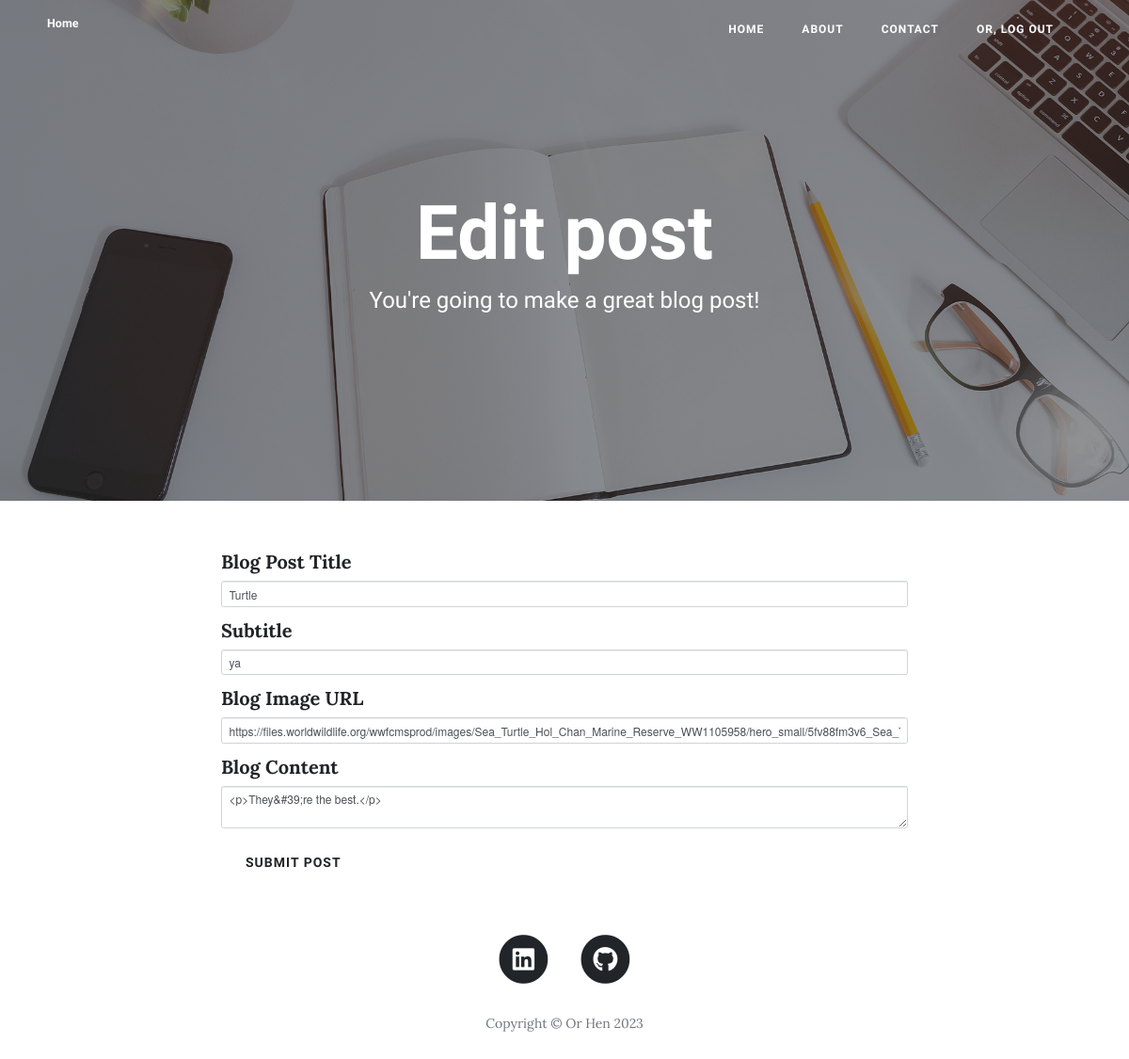
Page /edit-post/1 (signed in) on the earlier database version.
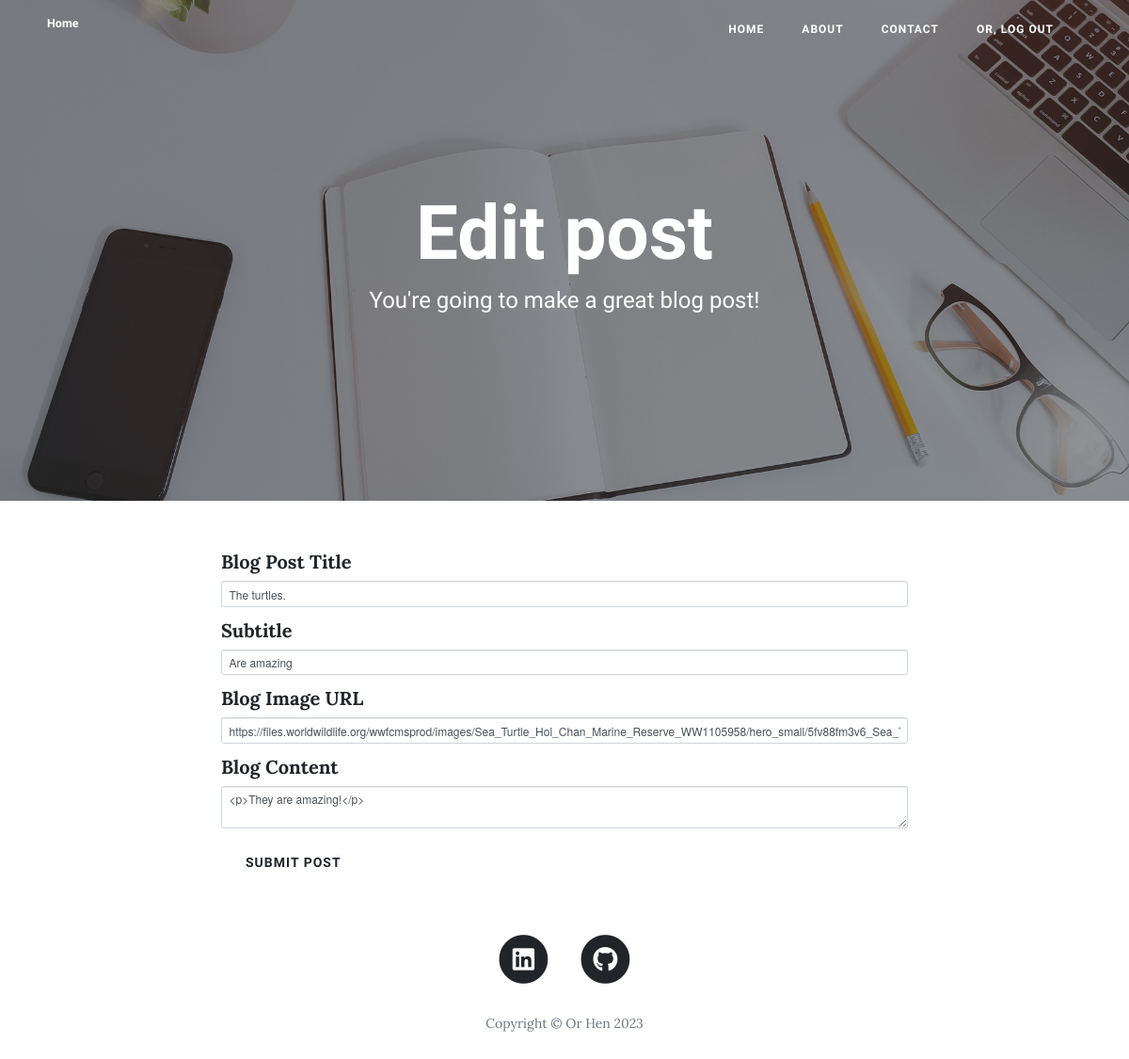
Same page on the later database version.
### main.py (models this page shows, shortened)
class User(UserMixin, db.Model):
    __tablename__ = "users"
    id = db.Column(db.Integer, primary_key=True)
    name = db.Column(db.String(100), nullable=False)
    email = db.Column(db.String(100), unique=True, nullable=False)
    password = db.Column(db.String(100), nullable=False)
    posts = relationship("BlogPost", back_populates="author")
    comments = relationship("Comment", back_populates="comment_author")

class BlogPost(db.Model):
    __tablename__ = "blog_posts"
    id = db.Column(db.Integer, primary_key=True)
    author_id = db.Column(db.Integer, db.ForeignKey("users.id"))
    author = relationship("User", back_populates="posts")
    title = db.Column(db.String(250), unique=True, nullable=False)
    subtitle = db.Column(db.String(250), nullable=False)
    date = db.Column(db.String(30), nullable=False)
    body = db.Column(db.Text, nullable=False)
    img_url = db.Column(db.String(250), nullable=False)
    comments = relationship("Comment", back_populates="parent_post")

### main.py (the view)
@app.route('/edit-post/<int:post_id>', methods=["GET", "POST"])
@admin_only
def edit_post(post_id):
    post = db.session.get(BlogPost, post_id)
    edit_form = CreatePostForm(obj=post)
    if edit_form.validate_on_submit():
        edit_form.populate_obj(post)
        db.session.commit()
        return redirect(url_for('show_post', index=post.id))
    return render_template('make-post.html', form=edit_form, is_edit=True)

### forms.py
class CreatePostForm(FlaskForm):
    title = StringField("Blog Post Title", validators=[DataRequired()])
    subtitle = StringField("Subtitle", validators=[DataRequired()])
    img_url = StringField("Blog Image URL", validators=[DataRequired(), URL()])
    body = CKEditorField("Blog Content", validators=[DataRequired()])
    submit = SubmitField("Submit Post")

### main.py (called while the page is built)
@login_manager.user_loader
def user_loader(user_id):
    return User.query.get(int(user_id))

def admin_only(f):
    @wraps(f)
    def decorated_function(*args, **kwargs):
        if not current_user.is_authenticated or current_user.id != 1:
            return abort(403)
        return f(*args, **kwargs)
    return decorated_function

### templates/make-post.html (shortened to what this page needs)
{% extends 'bootstrap/base.html' %}
{% import "bootstrap/wtf.html" as wtf %}
{% block content %}
{% include "header.html" %}
<header class="masthead" style="background-image: url('{{ url_for('static', filename='img/edit-bg.jpg')}}')">
   <div class="overlay"></div>
   <div class="container">
      <div class="row">
         <div class="col-lg-8 col-md-10 mx-auto">
            <div class="page-heading">
               {% if is_edit %}
               <h1>Edit post</h1>
               {% else %}
               <h1>New Post</h1>
               {% endif %}
               <span class="subheading">You're going to make a great blog post!</span>
            </div>
         </div>
      </div>
   </div>
</header>
<div class="container">
   <div class="row">
      <div class="col-lg-8 col-md-10 mx-auto">
         {{ wtf.quick_form(form, novalidate=True) }}
      </div>
   </div>
</div>
{% include "footer.html" %}
{% endblock %}

### templates/header.html (shortened to what this page needs)
<!DOCTYPE html>
<html lang="en">
<head>
  <link href="{{ url_for('static', filename='vendor/bootstrap/css/bootstrap.min.css') }}" rel="stylesheet">
  <link href="{{ url_for('static', filename='vendor/fontawesome-free/css/all.min.css')}}" rel="stylesheet" type="text/css">
  <link href="{{ url_for('static', filename='css/clean-blog.min.css')}}" rel="stylesheet">
</head>
<body>
  <nav class="navbar navbar-expand-lg navbar-light fixed-top" id="mainNav">
    <div class="container">
      <a class="navbar-brand" href="{{ url_for('get_all_posts') }} ">Home</a>
      <div class="collapse navbar-collapse" id="navbarResponsive">
        <ul class="navbar-nav ml-auto">
          <li class="nav-item">
            <a class="nav-link" href="{{ url_for('get_all_posts') }}">Home</a>
          </li>
          <li class="nav-item">
            <a class="nav-link" href="{{ url_for('about') }}">About</a>
          </li>
          <li class="nav-item">
            <a class="nav-link" href="{{ url_for('contact') }}">Contact</a>
          </li>
          {% if current_user.is_authenticated: %}
              <li class="nav-item">
                <a class="nav-link" href="{{ url_for('logout') }}">{{current_user.name}}, Log Out</a>
              </li>
          {% endif %}
        </ul>
      </div>
    </div>
  </nav>

### templates/footer.html (shortened to what this page needs)
  <footer>
    <div class="container">
      <div class="row">
        <div class="col-lg-8 col-md-10 mx-auto">
          <ul class="list-inline text-center">
            <li class="list-inline-item">
              <a href="https://www.linkedin.com/in/or-hen-24b3691b3/" target="_blank">
                <span class="fa-stack fa-lg">
                  <i class="fas fa-circle fa-stack-2x"></i>
                  <i class="fab fa-linkedin fa-stack-1x fa-inverse"></i>
                </span>
              </a>
            </li>
            <li class="list-inline-item">
              <a href="https://github.com/OrCHUK23" target="_blank">
                <span class="fa-stack fa-lg">
                  <i class="fas fa-circle fa-stack-2x"></i>
                  <i class="fab fa-github fa-stack-1x fa-inverse"></i>
                </span>
              </a>
            </li>
          </ul>
          <p class="copyright text-muted">Copyright &copy; Or Hen 2023</p>
        </div>
      </div>
    </div>
  </footer>
</body>
</html>

Differences in the rows shown:
changed BlogPost: title "Turtle" → "The turtles."; subtitle "ya" → "Are amazing"; body "<p>They&#39;re the best.</p>" → "<p>They are amazing!</p>"
